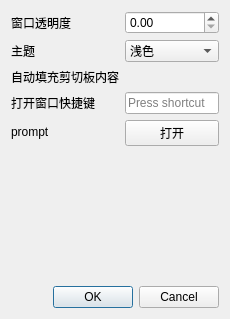
<?xml version="1.0" encoding="UTF-8"?>
<ui version="4.0">
 <class>ConfigDialogClass</class>
 <widget class="QDialog" name="ConfigDialogClass">
  <property name="geometry">
   <rect>
    <x>0</x>
    <y>0</y>
    <width>230</width>
    <height>319</height>
   </rect>
  </property>
  <property name="windowTitle">
   <string>ConfigDialog</string>
  </property>
  <layout class="QGridLayout" name="gridLayout">
   <item row="1" column="1">
    <widget class="QDialogButtonBox" name="buttonBox">
     <property name="standardButtons">
      <set>QDialogButtonBox::Cancel|QDialogButtonBox::Ok</set>
     </property>
    </widget>
   </item>
   <item row="0" column="0" colspan="2">
    <layout class="QFormLayout" name="formLayout">
     <item row="0" column="0">
      <widget class="QLabel" name="Label">
       <property name="text">
        <string>窗口透明度</string>
       </property>
      </widget>
     </item>
     <item row="0" column="1">
      <widget class="QDoubleSpinBox" name="transparentDoubleSpinBox"/>
     </item>
     <item row="1" column="0">
      <widget class="QLabel" name="Label_2">
       <property name="text">
        <string>主题</string>
       </property>
      </widget>
     </item>
     <item row="1" column="1">
      <widget class="QComboBox" name="themeComboBox">
       <item>
        <property name="text">
         <string>浅色</string>
        </property>
       </item>
       <item>
        <property name="text">
         <string>深色</string>
        </property>
       </item>
       <item>
        <property name="text">
         <string>跟随系统</string>
        </property>
       </item>
      </widget>
     </item>
     <item row="2" column="0">
      <widget class="QLabel" name="Label_3">
       <property name="text">
        <string>自动填充剪切板内容</string>
       </property>
      </widget>
     </item>
     <item row="2" column="1">
      <widget class="LSwitchButton" name="autoFillButton" native="true"/>
     </item>
     <item row="3" column="0">
      <widget class="QLabel" name="Label_4">
       <property name="text">
        <string>打开窗口快捷键</string>
       </property>
      </widget>
     </item>
     <item row="3" column="1">
      <widget class="QKeySequenceEdit" name="keySequenceEdit"/>
     </item>
     <item row="4" column="0">
      <widget class="QLabel" name="promptLabel">
       <property name="text">
        <string>prompt</string>
       </property>
      </widget>
     </item>
     <item row="4" column="1">
      <widget class="QPushButton" name="pushButton">
       <property name="text">
        <string>打开</string>
       </property>
      </widget>
     </item>
    </layout>
   </item>
  </layout>
 </widget>
 <layoutdefault spacing="6" margin="11"/>
 <customwidgets>
  <customwidget>
   <class>LSwitchButton</class>
   <extends>QWidget</extends>
   <header>LWidget</header>
   <container>1</container>
  </customwidget>
 </customwidgets>
 <resources/>
 <connections/>
</ui>
